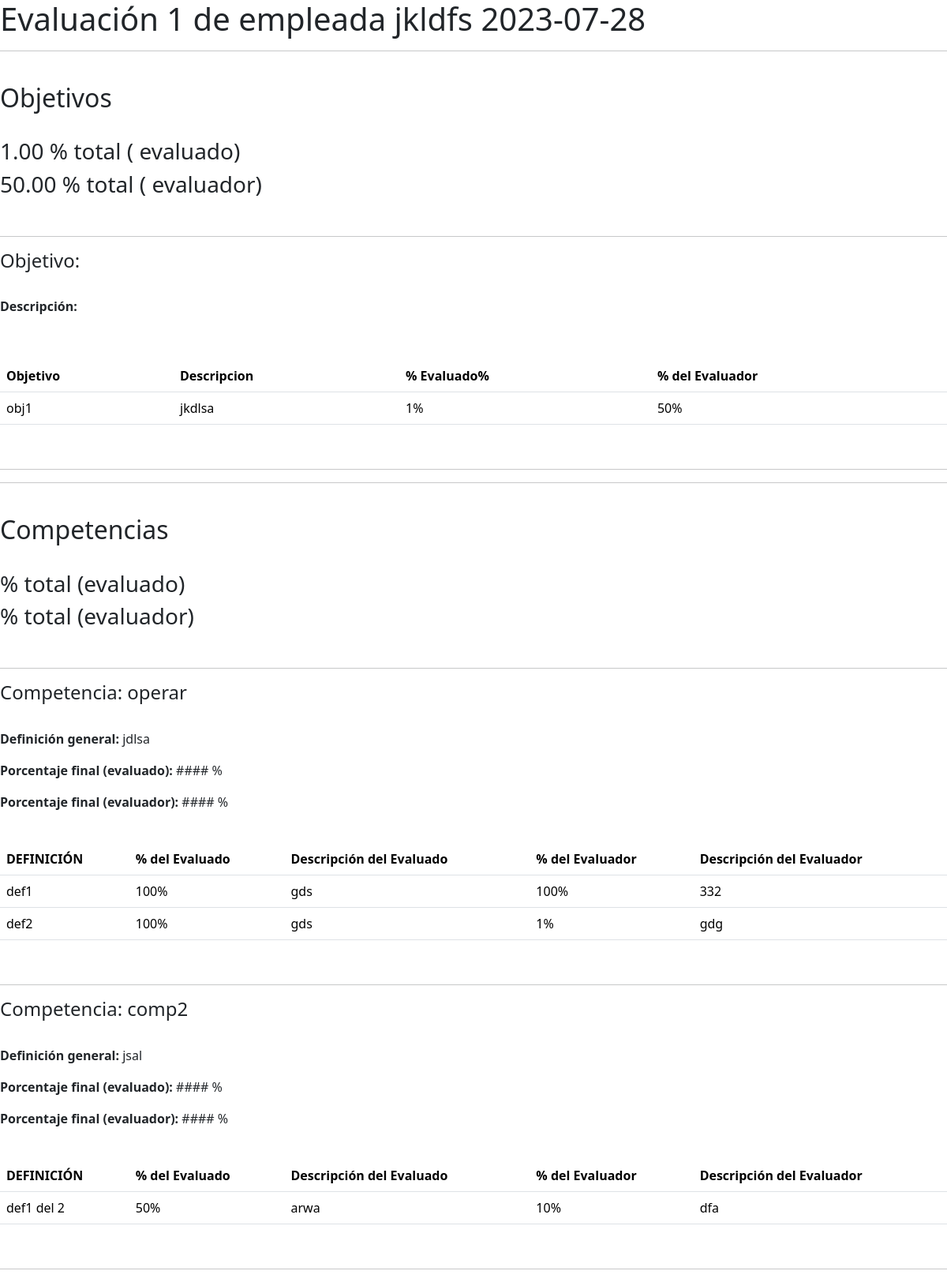
The app's page /empleado/evaluacion/1/ver/ (signed in), older data.
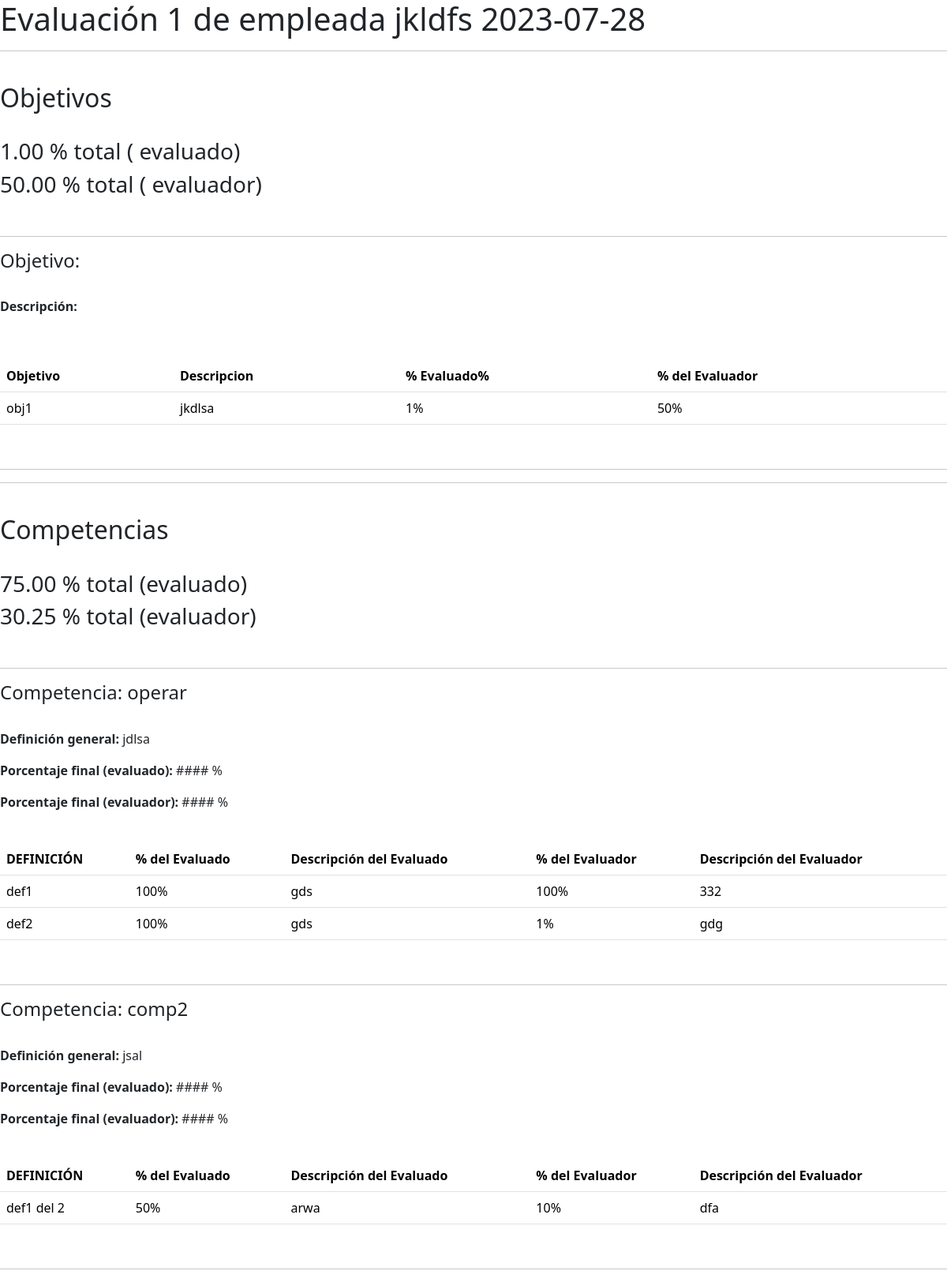
The same page, newer data.
### indicadores/models.py (models this page shows, shortened)
class Evaluacion (models.Model):
    director = models.ForeignKey(
                                Director, related_name="evaluaciones", on_delete=models.SET_NULL, null=True, blank=True)
    lider = models.ForeignKey(
                                Lider, related_name="evaluaciones", on_delete=models.SET_NULL, null=True, blank=True)
    empleado = models.ForeignKey(
                                Empleado, related_name="evaluaciones", on_delete=models.SET_NULL, null=True, blank=True)
    fecha = models.DateField(
                                default=date.today())
    porcentaje_objetivos_evaluado = models.DecimalField(max_digits=5, decimal_places=2, default=None, null=True, blank=True)
    porcentaje_objetivos_evaluador = models.DecimalField(max_digits=5, decimal_places=2, default=None, null=True, blank=True)
    porcentaje_competencias_evaluado = models.DecimalField(max_digits=5, decimal_places=2, default=None, null=True, blank=True)
    porcentaje_competencias_evaluador = models.DecimalField(max_digits=5, decimal_places=2, default=None, null=True, blank=True)
    porcentaje_total = models.DecimalField(max_digits=5, decimal_places=2, default=None, null=True, blank=True)
    def __str__ (self):
        if self.empleado:
            return f'Evaluación {self.id} de {self.empleado} {self.fecha}'
        else:
            return f'Evaluación {self.id} de {self.lider} {self.fecha}'
    class Meta:
        verbose_name_plural = "Evaluaciones"

### indicadores/views.py (the view)
# urls.py: path('empleado/evaluacion/<int:id>/ver/',views.ver_evaluacion_empleado, name="ver_evaluacion_empleado"),
@login_required
def ver_evaluacion_empleado(request, id):
    evaluacion = Evaluacion.objects.get(id=id)
    competencias = []
    subcompetencias = []
    respuestas_competencia = RespuestaCompetencia.objects.filter(evaluacion=evaluacion)
    for respuesta_competencia in respuestas_competencia:
        if respuesta_competencia.pregunta.competencia not in competencias:
            competencias.append(respuesta_competencia.pregunta.competencia)
        if respuesta_competencia.pregunta not in subcompetencias:
            subcompetencias.append(respuesta_competencia.pregunta)
    context = {
        'evaluacion': evaluacion,
        'competencias': competencias,
        'subcompetencias': subcompetencias,
    }
    return render(request, 'indicadores/ver_evaluacion.html', context)

### indicadores/models.py (called while the page is built)
    def __str__(self):
        return f'{self.user.first_name} {self.user.last_name}'

### templates/indicadores/ver_evaluacion.html (shortened to what this page needs)
<!DOCTYPE html>
<html>
    <head>
        <link href="https://cdn.jsdelivr.net/npm/bootstrap@5.3.1/dist/css/bootstrap.min.css" rel="stylesheet">
    </head>
    <body>
        <h1>{{ evaluacion }}</h1>
        <hr>
        <br>
        <h2>Objetivos</h2>
        <br>
        <h3>{{ evaluacion.porcentaje_objetivos_evaluado }} % total ( evaluado)</h3>
        <h3>{{ evaluacion.porcentaje_objetivos_evaluador }} % total ( evaluador)</h3>
        <br>
        <hr>
            <h4>Objetivo: </h4>
            <br>
            <p><strong>Descripción: </strong><p>
            <br>
            <table class="table">
                <thead>
                    <tr>
                        <th scope="col">Objetivo</th>
                        <th scope="col">Descripcion</th>
                        <th scope="col">% Evaluado%</th>
                        <th scope="col">% del Evaluador</th>
                    </tr>
                </thead>
                <tbody>            {% for respuesta in evaluacion.respuestas_objetivo.all %}
                    <tr>
                        <td>{{ respuesta.objetivo.nombre }}</td>
                        <td>{{ respuesta.objetivo.descripcion }}</td>
                        <td>{{ respuesta.resultado_evaluado }}%</td>
                        <td>{{ respuesta.resultado_evaluador }}%</td>
                    </tr>
                    {% endfor %}
                </tbody>
            </table>
            <br>
        <hr>
        <hr>
        <br>
        <h2>Competencias</h2>
        <br>
        <h3>{{ evaluacion.porcentaje_competencias_evaluado|floatformat:2 }} % total (evaluado)</h3>
        <h3>{{ evaluacion.porcentaje_competencias_evaluador|floatformat:2 }} % total (evaluador)</h3>
        <br>
        {% for competencia in competencias %}
        <hr>
            <h4>Competencia: {{ competencia.nombre }}</h4>
            <br>
            <p><strong>Definición general: </strong>{{ competencia.definicion }}<p>
            <p><strong>Porcentaje final (evaluado): </strong> #### %</p>
            <p><strong>Porcentaje final (evaluador): </strong> #### %</p>
            <br>
            <table class="table">
                <thead>
                    <tr>
                        <th scope="col">DEFINICIÓN</th>
                        <th scope="col">% del Evaluado</th>
                        <th scope="col">Descripción del Evaluado</th>
                        <th scope="col">% del Evaluador</th>
                        <th scope="col">Descripción del Evaluador</th>
                    </tr>
                </thead>
                <tbody>
                    {% for subcompetencia in subcompetencias %}
                        {% if subcompetencia.competencia == competencia %}
                            {% for respuesta in evaluacion.respuestas_competencia.all %}
                            {% if respuesta.pregunta == subcompetencia %}
                        <tr>
                            <td>{{ subcompetencia.nombre }}</td>
                            <td>{{ respuesta.porcentaje_evaluado }}%</td>
                            <td>{{ respuesta.descripcion_evaluado }}</td>
                            <td>{{ respuesta.porcentaje_evaluador }}%</td>
                            <td>{{ respuesta.descripcion_evaluador }}</td>
                        </tr>
                        {% endif %}
                        {% endfor %}
                        {% endif %}
                    {% endfor %}
                </tbody>
            </table>
            <br>
        {% endfor %}
        <hr>
    </body>
</html>

Row changes from the older to the newer data that the page shows:
changed Evaluacion: porcentaje_competencias_evaluado (not shown) → "75.00"; porcentaje_competencias_evaluador (not shown) → "30.25"
